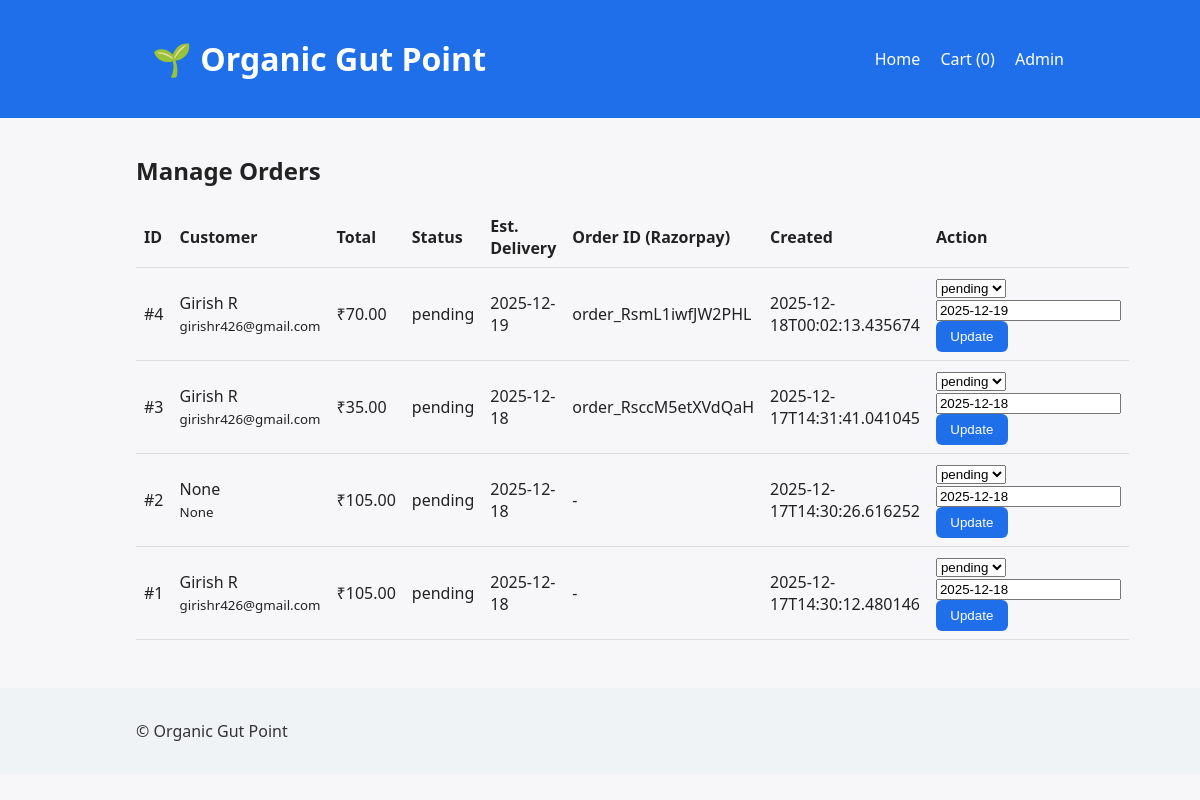
Page /admin/orders (signed in) on the committed database.
### tables this page shows
CREATE TABLE orders (
            id INTEGER PRIMARY KEY AUTOINCREMENT,
            customer_name TEXT,
            email TEXT,
            phone TEXT,
            address TEXT,
            city TEXT,
            pincode TEXT,
            total_amount REAL,
            payment_status TEXT,
            created_at TEXT,
            estimated_delivery_date TEXT,
            razorpay_order_id TEXT
        );

### app.py (the view)
@app.route('/admin/orders')
def admin_orders():
    if not is_admin():
        return redirect(url_for('admin_login'))
    conn = get_db()
    orders = conn.execute('SELECT * FROM orders ORDER BY id DESC').fetchall()
    conn.close()
    return render_template('admin_orders.html', orders=orders)

### app.py (called while the page is built)
def get_db():
    conn = sqlite3.connect(DB_PATH)
    conn.row_factory = sqlite3.Row
    return conn

@app.before_request
def setup():
    global _db_initialized
    if not _db_initialized:
        init_db()
        _db_initialized = True

def is_admin():
    return session.get('admin_logged_in') is True

### templates/admin_orders.html (shortened to what this page needs)
{% extends 'base.html' %}
{% block content %}
<h2>Manage Orders</h2>
<table class="table">
  <tr><th>ID</th><th>Customer</th><th>Total</th><th>Status</th><th>Est. Delivery</th><th>Order ID (Razorpay)</th><th>Created</th><th>Action</th></tr>
  {% for o in orders %}
  <tr>
    <td>#{{ o.id }}</td>
    <td>{{ o.customer_name }}<br><small>{{ o.email }}</small></td>
    <td>₹{{ '%.2f'|format(o.total_amount) }}</td>
    <td>{{ o.payment_status }}</td>
    <td>{{ o.estimated_delivery_date or '-' }}</td>
    <td>{{ o.razorpay_order_id or '-' }}</td>
    <td>{{ o.created_at }}</td>
    <td>
      <form method="post" action="{{ url_for('admin_order_status', oid=o.id) }}">
        <select name="status">
          <option value="pending" {% if o.payment_status=='pending' %}selected{% endif %}>pending</option>
        </select>
        <input name="estimated_delivery_date" value="{{ o.estimated_delivery_date or '' }}" placeholder="YYYY-MM-DD">
        <button>Update</button>
      </form>
    </td>
  </tr>
  {% endfor %}
</table>
{% endblock %}

### static/styles.css (style rules this page uses)
* { box-sizing: border-box; }
body { font-family: system-ui, -apple-system, Segoe UI, Roboto, Helvetica, Arial, sans-serif; margin: 0; background: #f7f7f9; color: #222; }
.table { width: 100%; border-collapse: collapse; }
.table th, .table td { border-bottom: 1px solid #ddd; padding: 0.5rem; text-align: left; }
button, .btn { background: #1f6feb; color: white; border: none; padding: 0.5rem 0.9rem; border-radius: 6px; cursor: pointer; }

### rows in the picture
orders: id "4", customer_name "Girish R", email "girishr426@gmail.com", total_amount "70.00", payment_status "pending", estimated_delivery_date "2025-12-19", razorpay_order "order_RsmL1iwfJW2PHL", created_at "2025-12-18T00:02:13.435674", status "pending"
orders: id "3", customer_name "Girish R", email "girishr426@gmail.com", total_amount "35.00", payment_status "pending", estimated_delivery_date "2025-12-18", razorpay_order "order_RsccM5etXVdQaH", created_at "2025-12-17T14:31:41.041045", status "pending"
orders: id "2", customer_name "None", email "None", total_amount "105.00", payment_status "pending", estimated_delivery_date "2025-12-18", razorpay_order_id "-", created_at "2025-12-17T14:30:26.616252", status "pending"
orders: id "1", customer_name "Girish R", email "girishr426@gmail.com", total_amount "105.00", payment_status "pending", estimated_delivery_date "2025-12-18", razorpay_order_id "-", created_at "2025-12-17T14:30:12.480146", status "pending"

### other values in the picture
{{ (session.get('cart') or [])|length }} "0"
